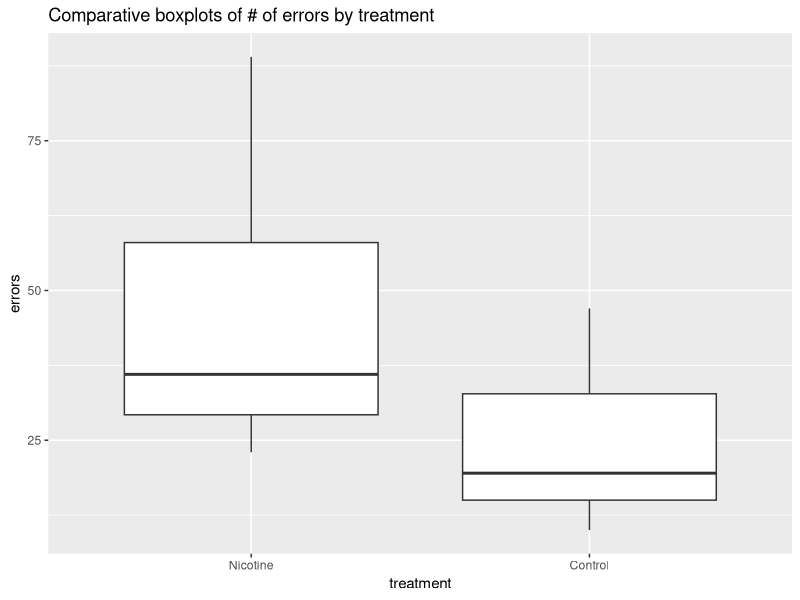
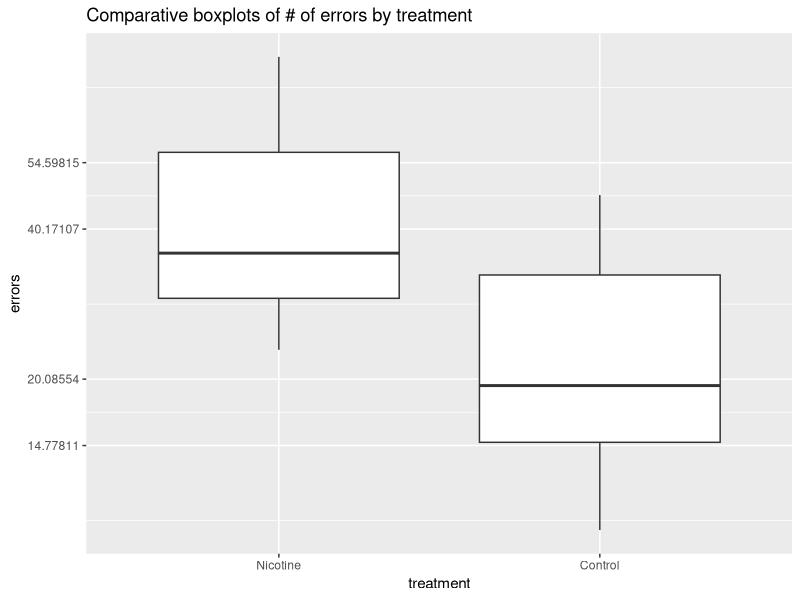
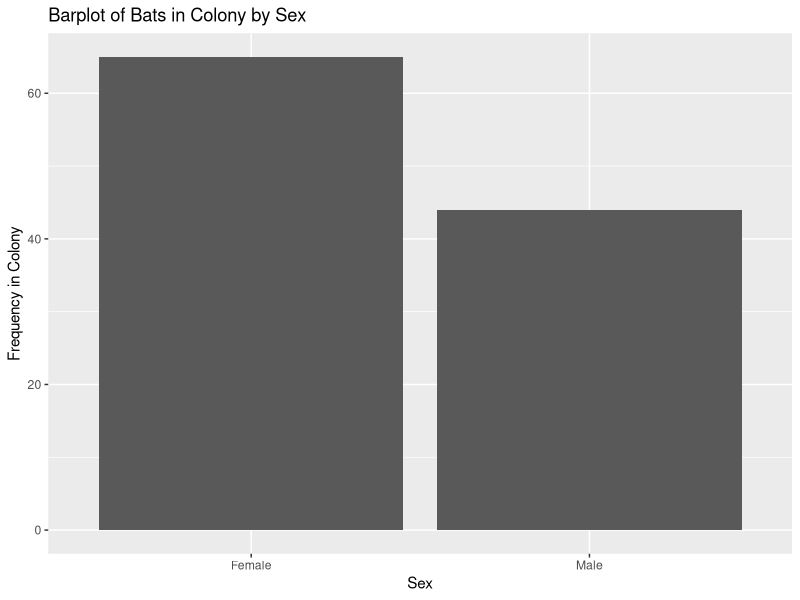

Here is the R script that generated these plots, in order:
## ---- chunk 1
library(dplyr)
library(ggplot2)
library(reshape2)
rm(list = ls())
## ---- chunk 2
datsmoke <- read.csv("data/smokePregnant.csv")
## ---- chunk 3
datsmoke2 = melt(datsmoke, variable.name="treatment", value.name="errors")

boxplots_smoke2 = ggplot(datsmoke2, aes(treatment,errors)) + 
  geom_boxplot() + 
  ggtitle("Comparative boxplots of # of errors by treatment")
boxplots_smoke2
## ---- chunk 4
boxplots_smoke2 +  scale_y_continuous(trans="log")
## ---- chunk 5
t.test(log(datsmoke$Nicotine), log(datsmoke$Control), var.equal=T)
## ---- chunk 6
datsmoke2 %>% 
  group_by(treatment) %>%
  summarise(sd_of_log = sd(log(errors)))
## ---- chunk 7
batsex = data.frame(Sex = c("Male","Female"), count = c(44,65))
## ---- chunk 8
ggplot(batsex, aes(Sex,count)) + 
  geom_bar(stat = "identity") + 
  ylab("Frequency in Colony") + 
  ggtitle("Barplot of Bats in Colony by Sex")
## ---- chunk 9
prop.test( t(batsex$count), correct = F)
